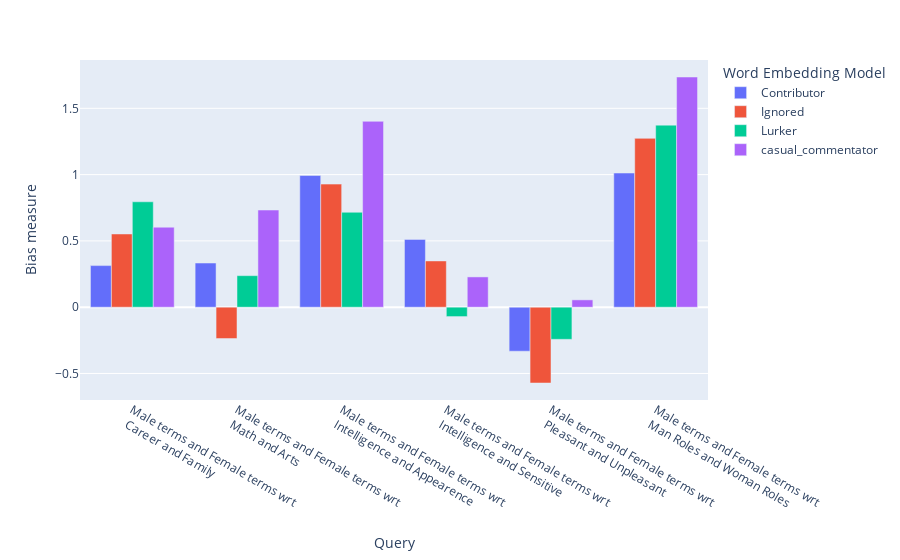

Notebook cell for this chart:
### Code cell
from wefe.utils import plot_queries_results, run_queries

# Plot the results
plot_queries_results(WEAT_gender_results).show()

### Figure 1 — Plotly figure (JSON) as saved in the notebook; plotly's stock layout.template omitted (floating-point values rounded to 4 significant figures)
{"data": [{"alignmentgroup": "True", "hovertemplate": "Word Embedding Model=Contributor<br>query_name=%{x}<br>value=%{y}<extra></extra>", "legendgroup": "Contributor", "marker": {"color": "#636efa", "pattern": {"shape": ""}}, "name": "Contributor", "offsetgroup": "Contributor", "orientation": "v", "showlegend": true, "textposition": "auto", "type": "bar", "x": ["Male terms and Female terms wrt<br> Career and Family", "Male terms and Female terms wrt<br> Math and Arts", "Male terms and Female terms wrt<br> Intelligence and Appearence", "Male terms and Female terms wrt<br> Intelligence and Sensitive", "Male terms and Female terms wrt<br> Pleasant and Unpleasant", "Male terms and Female terms wrt<br> Man Roles and Woman Roles"], "xaxis": "x", "y": [0.3137, 0.333, 0.9931, 0.5114, -0.332, 1.012], "yaxis": "y"}, {"alignmentgroup": "True", "hovertemplate": "Word Embedding Model=Ignored<br>query_name=%{x}<br>value=%{y}<extra></extra>", "legendgroup": "Ignored", "marker": {"color": "#EF553B", "pattern": {"shape": ""}}, "name": "Ignored", "offsetgroup": "Ignored", "orientation": "v", "showlegend": true, "textposition": "auto", "type": "bar", "x": ["Male terms and Female terms wrt<br> Career and Family", "Male terms and Female terms wrt<br> Math and Arts", "Male terms and Female terms wrt<br> Intelligence and Appearence", "Male terms and Female terms wrt<br> Intelligence and Sensitive", "Male terms and Female terms wrt<br> Pleasant and Unpleasant", "Male terms and Female terms wrt<br> Man Roles and Woman Roles"], "xaxis": "x", "y": [0.5522, -0.2363, 0.9283, 0.3489, -0.5718, 1.273], "yaxis": "y"}, {"alignmentgroup": "True", "hovertemplate": "Word Embedding Model=Lurker<br>query_name=%{x}<br>value=%{y}<extra></extra>", "legendgroup": "Lurker", "marker": {"color": "#00cc96", "pattern": {"shape": ""}}, "name": "Lurker", "offsetgroup": "Lurker", "orientation": "v", "showlegend": true, "textposition": "auto", "type": "bar", "x": ["Male terms and Female terms wrt<br> Career and Family", "Male terms and Female terms wrt<br> Math and Arts", "Male terms and Female terms wrt<br> Intelligence and Appearence", "Male terms and Female terms wrt<br> Intelligence and Sensitive", "Male terms and Female terms wrt<br> Pleasant and Unpleasant", "Male terms and Female terms wrt<br> Man Roles and Woman Roles"], "xaxis": "x", "y": [0.795, 0.2378, 0.7159, -0.07077, -0.2425, 1.373], "yaxis": "y"}, {"alignmentgroup": "True", "hovertemplate": "Word Embedding Model=casual_commentator<br>query_name=%{x}<br>value=%{y}<extra></extra>", "legendgroup": "casual_commentator", "marker": {"color": "#ab63fa", "pattern": {"shape": ""}}, "name": "casual_commentator", "offsetgroup": "casual_commentator", "orientation": "v", "showlegend": true, "textposition": "auto", "type": "bar", "x": ["Male terms and Female terms wrt<br> Career and Family", "Male terms and Female terms wrt<br> Math and Arts", "Male terms and Female terms wrt<br> Intelligence and Appearence", "Male terms and Female terms wrt<br> Intelligence and Sensitive", "Male terms and Female terms wrt<br> Pleasant and Unpleasant", "Male terms and Female terms wrt<br> Man Roles and Woman Roles"], "xaxis": "x", "y": [0.6033, 0.7328, 1.402, 0.2284, 0.0551, 1.736], "yaxis": "y"}], "layout": {"barmode": "group", "legend": {"title": {"text": "Word Embedding Model"}, "tracegroupgap": 0}, "margin": {"t": 60}, "xaxis": {"anchor": "y", "domain": [0, 1], "title": {"text": "Query"}}, "yaxis": {"anchor": "x", "domain": [0, 1], "title": {"text": "Bias measure"}}}}
